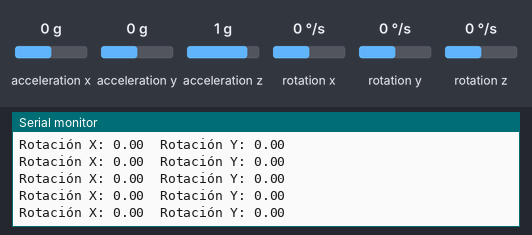
Simulated run of this sketch. Board: ESP32. Parts: the last lines printed to the serial monitor. Inputs (shaded band) come from the test bench; at power-on: acceleration x 0 g, acceleration y 0 g, acceleration z 1 g, rotation x 0 °/s, rotation y 0 °/s, rotation z 0 °/s.

Above: at 1.2 s.
1.3 s: acceleration x set to -1.4 g
At 2.0 s:
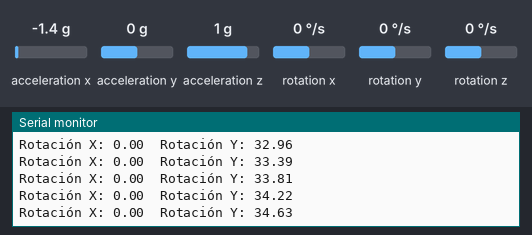
2.8 s: acceleration y set to -1.4 g
At 3.8 s:
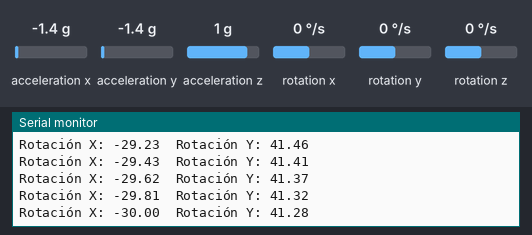
4.3 s: acceleration z set to -1.4 g
At 4.8 s:
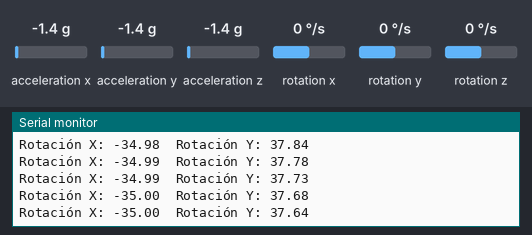
5.8 s: rotation x set to -100 °/s
At 6.4 s:
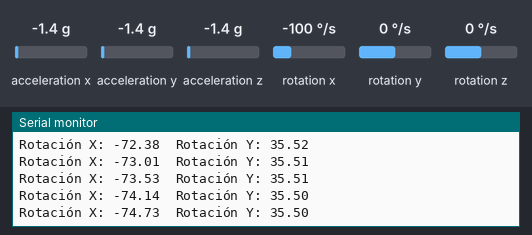
8.8 s: rotation y set to -192 °/s
At 9.7 s:
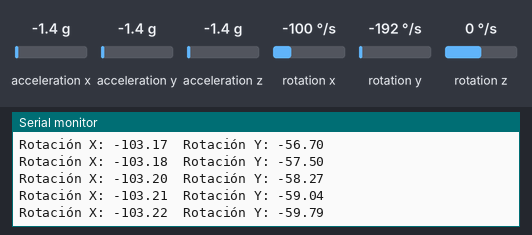
Timing chart, 0 to 11.3 s (numbered marks = the images above; inputs shaded):
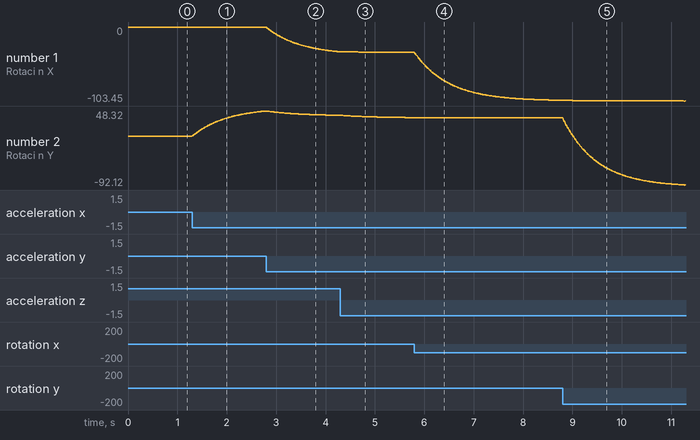

Measured:
- after the input at 1.3 s, the serial monitor: prints a new line at once (image 1)
- plotted number 2: 0 → 48.32 after the input at 1.3 s

The sketch:

mpu6050Completo.ino
```cpp
/*
 * MPU‑6050 con ESP32 | Cálculo de ángulos con filtro complementario
 * SDA → GPIO 21
 * SCL → GPIO 22
 */

#include <Wire.h>
#include <I2Cdev.h>
#include <MPU6050.h>

MPU6050 sensor;  // Dirección por defecto 0x68

int16_t ax, ay, az;
int16_t gx, gy, gz;

unsigned long tiempo_prev = 0;
float dt = 0.0f;

float ang_x = 0.0f, ang_y = 0.0f;
float ang_x_prev = 0.0f, ang_y_prev = 0.0f;

void setup() {
  Serial.begin(115200);      // Velocidad más alta recomendada para ESP32
  Wire.begin(21, 22);        // SDA = 21, SCL = 22

  sensor.initialize();
  if (sensor.testConnection()) {
    Serial.println("Sensor iniciado correctamente");
  } else {
    Serial.println("Error al iniciar el sensor");
    while (true);  // detiene ejecución si falla
  }

  tiempo_prev = millis();
}

void loop() {
  // 1. Leer acelerómetro y giroscopio
  sensor.getAcceleration(&ax, &ay, &az);
  sensor.getRotation(&gx, &gy, &gz);

  // 2. Calcular Δt
  unsigned long tiempo_act = millis();
  dt = (tiempo_act - tiempo_prev) / 1000.0f;
  tiempo_prev = tiempo_act;

  // 3. Ángulos desde acelerómetro
  float accel_ang_x = atan2((float)ay, sqrt((float)ax * ax + (float)az * az)) * RAD_TO_DEG;
  float accel_ang_y = atan2(-(float)ax, sqrt((float)ay * ay + (float)az * az)) * RAD_TO_DEG;

  // 4. Ángulos desde giroscopio + filtro complementario
  float gyro_ang_x = ang_x_prev + ((float)gx / 131.0f) * dt;
  float gyro_ang_y = ang_y_prev + ((float)gy / 131.0f) * dt;

  ang_x = 0.98f * gyro_ang_x + 0.02f * accel_ang_x;
  ang_y = 0.98f * gyro_ang_y + 0.02f * accel_ang_y;

  ang_x_prev = ang_x;
  ang_y_prev = ang_y;

  // 5. Mostrar ángulos
  Serial.print("Rotación X: ");
  Serial.print(ang_x);
  Serial.print("\tRotación Y: ");
  Serial.println(ang_y);

  delay(10);
}
```
